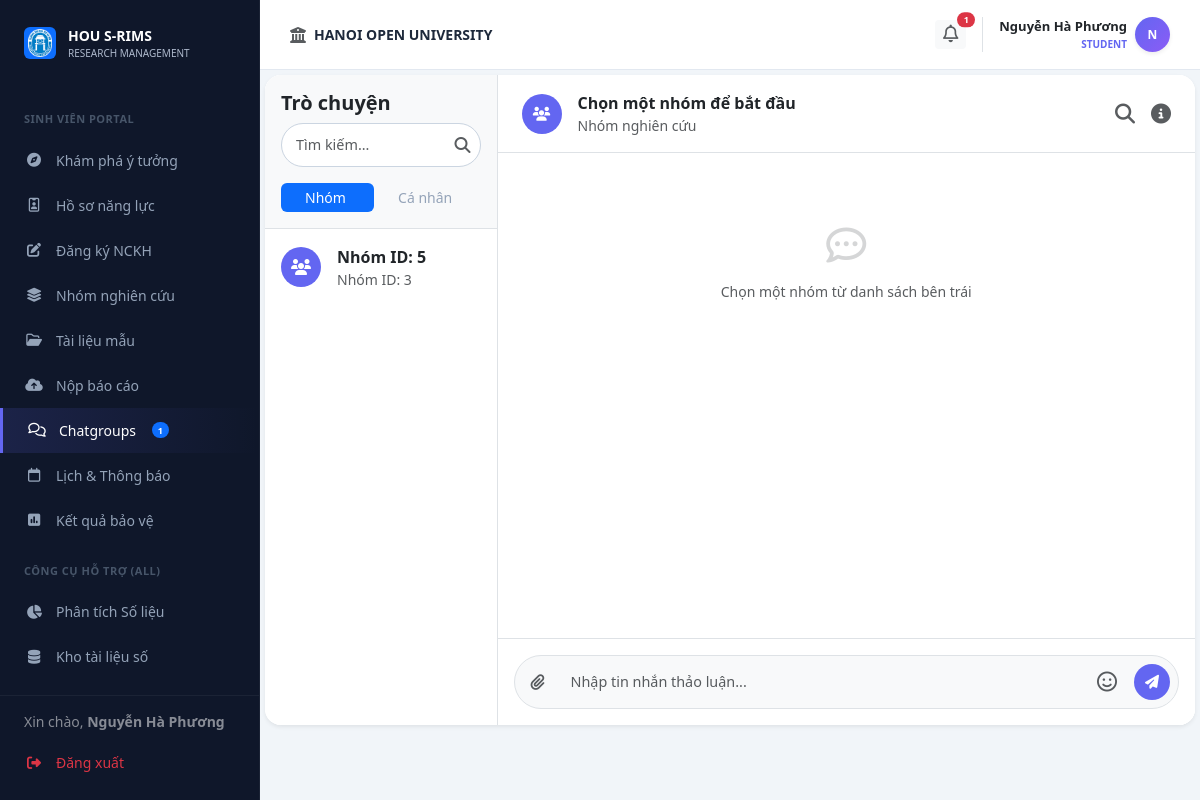
The page /student/chat (signed in) on the database its author committed.
### models.py (models this page shows)
class User(db.Model):
    __tablename__ = 'users'
    id = db.Column(db.Integer, primary_key=True)
    username = db.Column(db.String(50), unique=True, nullable=False)
    password_hash = db.Column(db.String(128), nullable=False)
    full_name = db.Column(db.String(100), nullable=False)
    email = db.Column(db.String(120), unique=True, nullable=False)
    phone = db.Column(db.String(20), nullable=True)
    bio = db.Column(db.Text, nullable=True)
    role = db.Column(db.String(20), nullable=False) # Admin, Lecturer, Student
    student_id = db.Column(db.String(20), nullable=True)   # MSSV for students
    faculty = db.Column(db.String(100), nullable=True)      # faculty / department
    topics_mentored = db.relationship('Topic', backref='mentor', lazy=True)
    group_memberships = db.relationship('GroupMember', backref='student', lazy=True)

class Group(db.Model):
    __tablename__ = 'groups'
    id = db.Column(db.Integer, primary_key=True)
    name = db.Column(db.String(100), nullable=False)
    batch_id = db.Column(db.Integer, db.ForeignKey('batches.id'), nullable=False)
    leader_id = db.Column(db.Integer, db.ForeignKey('users.id'), nullable=False)
    members = db.relationship('GroupMember', backref='group', lazy=True)
    topics = db.relationship('Topic', backref='group', lazy=True)

### routes/student_bp.py (the view)
@student_bp.route('/chat')
def chat():
    user_id = session.get('user_id')
    my_groups = Group.query.join(GroupMember).join(Topic, Topic.group_id == Group.id).join(Batch, Batch.id == Group.batch_id).filter(
        GroupMember.student_id == user_id,
        GroupMember.status == 'accepted',
        Batch.status == 'active',
        Topic.status == 'approved'
    ).all()
    target_id = request.args.get('target_id')
    target_user = None
    if target_id:
        target_user = User.query.get(target_id)
    return render_template('student/chat.html', my_groups=my_groups, target_user=target_user)

### templates/student/chat.html (shortened to what this page needs)
{% extends "layouts/student_layout.html" %}
{% block student_content %}
<div id="view-s-chat" class="fade-in ">
            <div class="card border-0 shadow-sm rounded-4 overflow-hidden" style="height: 650px;">
                    <div class="row g-0 h-100">
                        <div class="col-md-3 border-end bg-white d-flex flex-column">
                            <div class="p-3 border-bottom bg-light">
                                <h5 class="mb-2 fw-bold">Trò chuyện</h5>
                                <div class="position-relative mb-3">
                                    <input type="text" id="user-search-input" class="form-control form-control-sm rounded-pill pe-4" placeholder="Tìm kiếm..." autocomplete="off">
                                    <i class="fa-solid fa-magnifying-glass position-absolute text-muted" style="top: 50%; right: 10px; transform: translateY(-50%);"></i>
                                </div>
                                <ul class="nav nav-pills nav-fill nav-sm" id="chat-tabs" role="tablist">
                                    <li class="nav-item" role="presentation">
                                        <button class="nav-link active py-1" id="groups-tab" data-bs-toggle="tab" data-bs-target="#groups-pane" type="button" role="tab">Nhóm</button>
                                    </li>
                                    <li class="nav-item" role="presentation">
                                        <button class="nav-link py-1" id="private-tab" data-bs-toggle="tab" data-bs-target="#private-pane" type="button" role="tab">Cá nhân</button>
                                    </li>
                                </ul>
                            </div>
                            <div class="tab-content flex-grow-1 overflow-hidden d-flex flex-column">
                                <div class="tab-pane fade show active flex-grow-1 overflow-auto" id="groups-pane" role="tabpanel">
                                    <div class="list-group list-group-flush">
                                    {% if my_groups %}
                                        {% for g in my_groups %}
                                        <a href="#" class="list-group-item list-group-item-action border-0 p-3 chat-group-item" data-group-id="{{ g.id }}" onclick="updateChatHeader('{{ g.name }}', {{ g.id }})">
                                            <div class="d-flex align-items-center gap-3">
                                                <div class="bg-primary text-white rounded-circle d-flex align-items-center justify-content-center flex-shrink-0" style="width: 40px; height: 40px; background-color: #6366f1 !important;"><i class="fa-solid fa-users"></i></div>
                                                <div class="overflow-hidden">
                                                    <div class="d-flex justify-content-between">
                                                        <span class="fw-bold text-dark text-truncate">{{ g.name }}</span>
                                                    </div>
                                                    <small class="text-muted text-truncate d-block">Nhóm ID: {{ g.id }}</small>
                                                </div>
                                            </div>
                                        </a>
                                        {% endfor %}
                                    {% else %}
                                        <div class="text-muted small text-center p-4">Bạn chưa tham gia nhóm nào.</div>
                                    {% endif %}
                                    </div>
                                </div>
                            </div>
                        </div>
                        <div id="main-chat-area" class="col-md-9 d-flex flex-column bg-white h-100 transition-all">
                            <div class="px-4 py-3 border-bottom d-flex justify-content-between align-items-center">
                                <div class="d-flex align-items-center gap-3">
                                    <div id="chat-header-avatar" class="bg-primary text-white rounded-circle d-flex align-items-center justify-content-center fw-bold small" style="width: 40px; height: 40px; background-color: #6366f1 !important;"><i class="fa-solid fa-users"></i></div>
                                    <div>
                                        <div id="chat-header-name" class="fw-bold text-dark">Chọn một nhóm để bắt đầu</div>
                                        <div class="small text-muted">Nhóm nghiên cứu</div>
                                    </div>
                                </div>
                                <div class="d-flex align-items-center gap-3 text-muted fs-5">
                                    <i class="fa-solid fa-magnifying-glass cursor-pointer" id="chat-search-btn" title="Tìm kiếm"></i>
                                    <i class="fa-solid fa-circle-info cursor-pointer" id="chat-info-btn" title="Thông tin hội thoại"></i>
                                </div>
                            </div>
                            <div id="chat-messages-container" class="flex-grow-1 p-4 chat-scroll" style="background-color: #fff; overflow-y: auto;">
                                <div class="text-center text-muted small py-5"><i class="fa-regular fa-comment-dots fs-1 d-block mb-3 opacity-25"></i>Chọn một nhóm từ danh sách bên trái</div>
                            </div>
                            <div class="p-3 bg-white border-top">
                                <div class="input-group bg-light rounded-pill p-1 border">
                                    <button class="btn btn-link text-muted" onclick="document.getElementById('chat-file-input').click()"><i class="fa-solid fa-paperclip"></i></button>
                                    <input type="text" id="chat-input-field" class="form-control border-0 bg-transparent shadow-none" placeholder="Nhập tin nhắn thảo luận...">
                                    <div class="position-relative">
                                        <button class="btn btn-link text-muted fs-5" id="emoji-picker-btn" title="Gửi Emoji/Sticker"><i class="fa-regular fa-face-smile"></i></button>
                                    </div>
                                    <button id="chat-send-btn" class="btn btn-primary rounded-circle m-1 d-flex align-items-center justify-content-center" style="width: 36px; height: 36px; background-color: #6366f1; border: none;" onclick="sendChatMessage(activeChatId)"><i class="fa-solid fa-paper-plane text-white" style="font-size: 14px;"></i></button>
                                </div>
                            </div>
                        </div>
                    </div>
                </div>
        </div>
{% endblock %}

### templates/layouts/student_layout.html (shortened to what this page needs)
{% extends "base.html" %}
{% block content %}
        <div class="top-bar">
            <div class="d-flex align-items-center gap-2">
                <i class="fa-solid fa-building-columns text-muted"></i>
                <span class="fw-bold text-uppercase small">HANOI OPEN UNIVERSITY</span>
            </div>
            <div class="d-flex align-items-center gap-3">
                <div class="dropdown">
                    <button class="btn btn-light border-0 btn-sm fw-bold text-muted position-relative" type="button" data-bs-toggle="dropdown" aria-expanded="false">
                        <i class="fa-regular fa-bell" style="font-size: 1.1rem;"></i>
                        {% set unread_count = notifications|selectattr('is_read', 'equalto', false)|list|length %}
                        {% set pending_inv_count = current_user.group_memberships | selectattr('status', 'equalto', 'pending') | list | length if current_user else 0 %}
                        {% if unread_count + pending_inv_count > 0 %}
                        <span class="position-absolute top-0 start-100 translate-middle badge rounded-pill bg-danger" style="font-size: 9px; min-width: 18px;">
                            {{ unread_count + pending_inv_count }}
                        </span>
                        {% endif %}
                    </button>
                            {% set pending_invitations = [] %}
                            {% if current_user %}
                                {% set pending_invitations = current_user.group_memberships | selectattr('status', 'equalto', 'pending') | list %}
                            {% endif %}
                </div>
                <div class="dropdown border-start ps-3">
                    <div class="d-flex align-items-center gap-2 cursor-pointer dropdown-toggle no-arrow" data-bs-toggle="dropdown">
                        <div class="text-end">
                            <div class="fw-bold text-dark" style="font-size: 13px;">
                                {{ current_user.full_name if current_user else 'Sinh Viên' }}
                            </div>
                            <div class="fw-bold text-uppercase" style="font-size: 10px; color: #6366f1 !important;">
                                {{ current_user.role if current_user else 'Student' }}
                            </div>
                        </div>
                        <div class="rounded-circle text-white d-flex align-items-center justify-content-center fw-bold shadow-sm" style="width: 35px; height: 35px; font-size: 12px; background: linear-gradient(135deg, #6366f1 0%, #8b5cf6 100%) !important;">
                            {{ current_user.full_name[0] | upper if current_user and current_user.full_name else 'S' }}
                        </div>
                    </div>
                </div>
            </div>
        </div>
    <div class="content-area">
<div class="content-body">
{% block student_content %}{% endblock %}
</div>
{% endblock %}

### templates/components/sidebar.html (shortened to what this page needs)
<div class="sidebar">
    <div class="sidebar-logo">
        <div class="d-flex align-items-center justify-content-center bg-primary rounded p-1" style="width: 32px; height: 32px;">
            <img src="{{ url_for('static', filename='assets/images/logo.png') }}" alt="" style="max-width:100%;">
        </div>
        <div>
            <div class="fw-bold text-white" style="font-size: 14px;">HOU S-RIMS</div>
            <div style="font-size: 10px; color: #aeb9cc;">RESEARCH MANAGEMENT</div>
        </div>
    </div>
    <div class="sidebar-menu-wrapper" style="flex: 1; overflow-y: auto; padding-bottom: 100px;">
    {% if session.get('role') == 'student' %}
    <div class="menu-category">SINH VIÊN PORTAL</div>
    <a href="{{ url_for('student.dashboard') }}" class="nav-link {{ 'active-student' if request.endpoint == 'student.dashboard' else '' }}">
        <i class="fa-solid fa-compass"></i> Khám phá ý tưởng
    </a>
    <a href="{{ url_for('student.portfolio') }}" class="nav-link {{ 'active-student' if request.endpoint == 'student.portfolio' else '' }}">
        <i class="fa-regular fa-id-badge"></i> Hồ sơ năng lực
    </a>
    <a href="{{ url_for('student.register') }}" class="nav-link {{ 'active-student' if request.endpoint == 'student.register' else '' }}">
        <i class="fa-solid fa-pen-to-square"></i> Đăng ký NCKH
    </a>
    <a href="{{ url_for('student.progress') }}" class="nav-link {{ 'active-student' if request.endpoint == 'student.progress' else '' }}">
        <i class="fa-solid fa-layer-group"></i> Nhóm nghiên cứu
    </a>
    <a href="{{ url_for('student.templates_page') }}" class="nav-link {{ 'active-student' if request.endpoint == 'student.templates_page' else '' }}">
        <i class="fa-regular fa-folder-open"></i> Tài liệu mẫu
    </a>
    <a href="{{ url_for('student.submit') }}" class="nav-link {{ 'active-student' if request.endpoint == 'student.submit' else '' }}">
        <i class="fa-solid fa-cloud-arrow-up"></i> Nộp báo cáo
    </a>
    <a href="{{ url_for('student.chat') }}" class="nav-link {{ 'active-student' if request.endpoint == 'student.chat' else '' }}">
        <i class="fa-regular fa-comments"></i> Chatgroups
        {% set sg_count = global_my_groups_count if global_my_groups_count is defined else (my_groups | length if my_groups is defined else 0) %}
        {% if sg_count > 0 %}<span class="badge bg-primary rounded-pill ms-1" style="font-size: 9px;">{{ sg_count }}</span>{% endif %}
    </a>
    <a href="{{ url_for('student.calendar') }}" class="nav-link {{ 'active-student' if request.endpoint == 'student.calendar' else '' }}">
        <i class="fa-regular fa-calendar"></i> Lịch & Thông báo
    </a>
    <a href="{{ url_for('student.result') }}" class="nav-link {{ 'active-student' if request.endpoint == 'student.result' else '' }}">
        <i class="fa-solid fa-square-poll-vertical"></i> Kết quả bảo vệ
    </a>
    {% endif %}
    <div class="menu-category">CÔNG CỤ HỖ TRỢ (ALL)</div>
    <a href="{{ url_for('web.analysis_page') }}" class="nav-link {{ 'active-main' if request.endpoint == 'web.analysis_page' else '' }}">
        <i class="fa-solid fa-chart-pie"></i> Phân tích Số liệu
    </a>
    <a href="{{ url_for('web.repository_page') }}" class="nav-link {{ 'active-main' if request.endpoint == 'web.repository_page' else '' }}">
        <i class="fa-solid fa-database"></i> Kho tài liệu số
    </a>
    </div>
    <div class="sidebar-footer" style="position: absolute; bottom: 0; left: 0; right: 0; background: var(--sidebar-bg); border-top: 1px solid rgba(255,255,255,0.05); padding: 15px 0;">
        <div class="px-4 mb-2 text-white small opacity-50">
            Xin chào, <strong>{{ session.get('user_name', 'Khách') }}</strong>
        </div>
        <a href="{{ url_for('auth.logout') }}" class="nav-link text-danger">
            <i class="fa-solid fa-right-from-bracket"></i> Đăng xuất
        </a>
    </div>
</div>

### rows shown on the page
User: get "Nguyễn Hà Phương", full_name "Nguyễn Hà Phương", role "STUDENT", full_name "N"
Group: name "Nhóm ID: 5", id "3"

### other values the page prints
{{ sg_count }} "1"
{{ unread_count + pending_inv_count }} "1"
